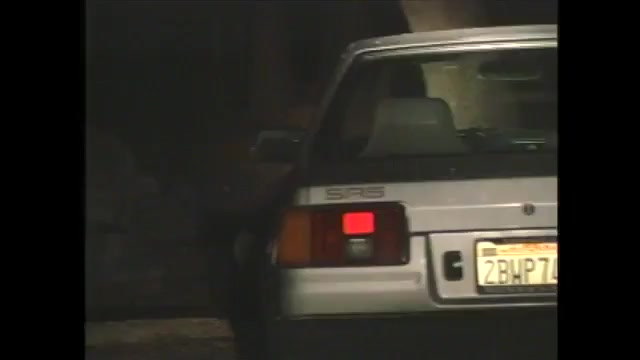
#> input picture production/monarch-cam/review/source_000.jpg, 640 x 360 px
$ python -i score.py   (imports and definitions only)
#> lines starting #> are read from the running program, lines starting #| are printed output that depends on the picture; after the words box and inside, x2 and y2 are one past the last pixel; in counts of white or black regions, pixels touching at a corner belong together
"""Explainable thumbnail scoring.

No black boxes: every number is a measurement with a documented ideal band, and the
weights are printed alongside the score so a client can argue with them.

The single most predictive metric here is `mobile_survival`: a thumbnail is judged at
~168x94 px in a phone feed, so we downsample to exactly that, blow it back up, and
correlate with the original. If the shape does not survive that round trip, the idea is
too detailed to work, no matter how good it looks at full size.
"""
from __future__ import annotations

import numpy as np
from PIL import Image

FEED_W, FEED_H = 168, 94          # YouTube mobile feed thumbnail
SAFE = 0.05                       # title-safe margin
BADGE_ZONE = (0.80, 1.0, 0.86, 1.0)   # bottom-right: duration overlay

WEIGHTS = {
    "mobile_survival": 0.30,
    "contrast": 0.20,
    "focal_gravity": 0.20,
    "palette_discipline": 0.15,
    "accent_presence": 0.15,
}


def _luma(im: Image.Image) -> np.ndarray:
    a = np.asarray(im.convert("RGB"), dtype=np.float64) / 255.0
    return 0.2126 * a[..., 0] + 0.7152 * a[..., 1] + 0.0722 * a[..., 2]


def _resize(a: np.ndarray, size) -> np.ndarray:
    return np.asarray(Image.fromarray(a).resize(size, Image.LANCZOS), dtype=np.float64)


def _corr(a: np.ndarray, b: np.ndarray) -> float:
    a = a.ravel() - a.mean()
    b = b.ravel() - b.mean()
    d = np.sqrt((a * a).sum() * (b * b).sum())
    return float((a * b).sum() / d) if d else 0.0


def _band(value: float, lo: float, hi: float, soft: float) -> float:
    """1.0 inside [lo, hi], falling to 0 over `soft` outside it."""
    if lo <= value <= hi:
        return 1.0
    d = lo - value if value < lo else value - hi
    return max(0.0, 1.0 - d / soft)


def metrics(im: Image.Image) -> dict:
    w, h = im.size
    g = _luma(im)

    # 1. feed survival — downsample to the real feed size and correlate back
    small = _resize(g, (FEED_W, FEED_H))
    back = _resize(small, (w, h))
    survival = _corr(g, back)

    # 2. contrast — normalised RMS luminance spread
    contrast = float(g.std() * 2.2)          # 0.45 std ~= full marks

    # 3. focal gravity — where the detail lives. Good thumbs load the centre-left
    #    (text) and centre-right (face) and keep the outer frame quiet.
    gy, gx = np.gradient(g)
    edge = np.hypot(gx, gy)
    cw = edge[int(h * 0.12):int(h * 0.88), int(w * 0.05):int(w * 0.95)]
    border = edge.sum() - cw.sum()
    focal = float(cw.sum() / (edge.sum() + 1e-9))

    # 4. palette discipline — how many distinct hues fight for attention
    rgb = np.asarray(im.convert("RGB"), dtype=np.float64) / 255.0
    mx, mn = rgb.max(axis=2), rgb.min(axis=2)
    sat = (mx - mn) / (mx + 1e-6)
    vivid = sat > 0.35
    if vivid.sum() > 0:
        hue = _hue(rgb)[vivid]
        hist, _ = np.histogram(hue, bins=18, range=(0, 360))
        p = hist / hist.sum()
        p = p[p > 0]
        entropy = float(-(p * np.log2(p)).sum() / np.log2(18))     # 0..1
    else:
        entropy = 0.0
    accent = float(vivid.mean())                                    # share of vivid pixels

    # 5. legibility of the badge zone — keep it clean for the duration overlay
    x0, x1, y0, y1 = BADGE_ZONE
    badge_var = float(g[int(h * y0):int(h * y1), int(w * x0):int(w * x1)].std())

    return {
        "mobile_survival": survival,
        "contrast": contrast,
        "focal_gravity": focal,
        "palette_entropy": entropy,
        "accent_presence": accent,
        "badge_zone_busy": badge_var,
    }


def _hue(rgb: np.ndarray) -> np.ndarray:
    r, g, b = rgb[..., 0], rgb[..., 1], rgb[..., 2]
    mx, mn = rgb.max(axis=2), rgb.min(axis=2)
    d = mx - mn + 1e-9
    h = np.where(mx == r, ((g - b) / d) % 6, np.where(mx == g, (b - r) / d + 2, (r - g) / d + 4))
    return (h * 60.0) % 360.0


def score_image(im: Image.Image) -> dict:
    m = metrics(im)
    sub = {
        "mobile_survival": 100 * _band(m["mobile_survival"], 0.86, 1.0, 0.22),
        "contrast":        100 * min(1.0, m["contrast"] / 0.45),
        "focal_gravity":   100 * _band(m["focal_gravity"], 0.55, 0.85, 0.30),
        "palette_discipline": 100 * _band(m["palette_entropy"], 0.0, 0.55, 0.45),
        "accent_presence": 100 * _band(m["accent_presence"], 0.02, 0.22, 0.12),
    }
    total = sum(WEIGHTS[k] * v for k, v in sub.items())
    fails = []
    if m["mobile_survival"] < 0.70:
        fails.append("does not survive the 168x94 feed downsample")
    if m["badge_zone_busy"] > 0.34:
        fails.append("bottom-right is busy; the duration overlay will collide")
    return {
        "score": round(total, 1),
        "grade": _grade(total),
        "subscores": {k: round(v, 1) for k, v in sub.items()},
        "raw": {k: round(v, 4) for k, v in m.items()},
        "hard_fails": fails,
    }


def _grade(s: float) -> str:
    return "A" if s >= 85 else "B" if s >= 72 else "C" if s >= 58 else "D"


def rank(items: dict) -> list:
    """items: {name: PIL.Image} -> ranked list of (name, report)."""
    rows = [(n, score_image(im)) for n, im in items.items()]
    return sorted(rows, key=lambda r: -r[1]["score"])

>>> from PIL import Image
>>> picture = Image.open('../../production/monarch-cam/review/source_000.jpg')
#> picture is the input picture: PIL image 640x360 RGB; mean R, G, B 44.9, 42.4, 36.4
>>> result = metrics(picture)
#> in _resize, `return np.asarray(Image.fromarray(a).resize(size, Image.LANCZOS), dtyp..`:
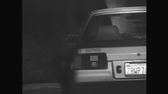
#> returned value: shape (94, 168) float64; min -0.046, max 1.04, mean 0.167; drawn with min black and max white
#> in _corr, `d = np.sqrt((a * a).sum() * (b * b).sum())`: d = 7256.1
#> in metrics, `survival = _corr(g, back)`: survival = 0.992
#> in metrics, `contrast = float(g.std() * 2.2)`: contrast = 0.392
#> in metrics, `gy, gx = np.gradient(g)`:
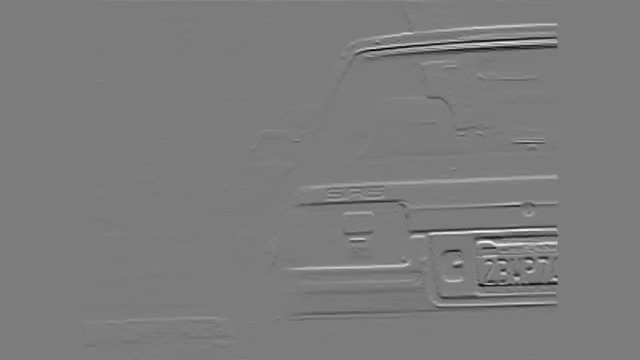
#> gy: shape (360, 640) float64; min -0.305, max 0.319, mean 2.15e-05; drawn with min black and max white
#> in metrics, `gy, gx = np.gradient(g)`:
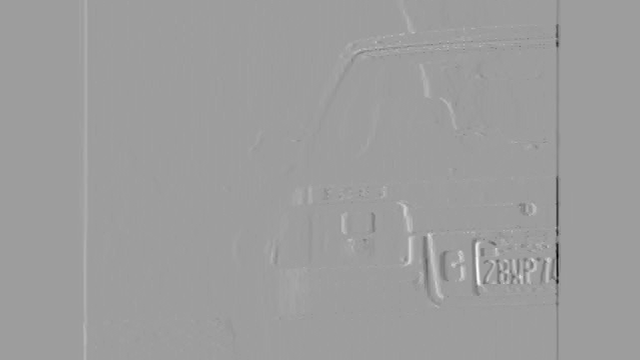
#> gx: shape (360, 640) float64; min -0.422, max 0.26, mean -1.04e-20; drawn with min black and max white
#> in metrics, `cw = edge[int(h * 0.12):int(h * 0.88), int(w * 0.05):int(w * 0.95)]`:
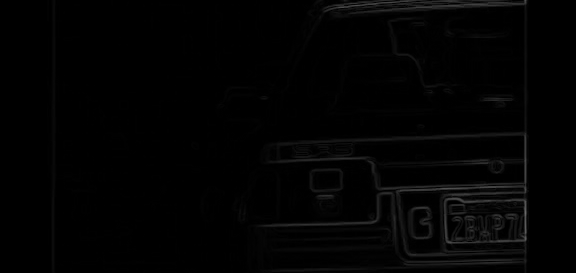
#> cw: shape (273, 576) float64; min 0, max 0.422, mean 0.0116
#> in metrics, `border = edge.sum() - cw.sum()`: border = 327.9
#> in metrics, `focal = float(cw.sum() / (edge.sum() + 1e-9))`: focal = 0.848
#> in metrics, `sat = (mx - mn) / (mx + 1e-6)`:
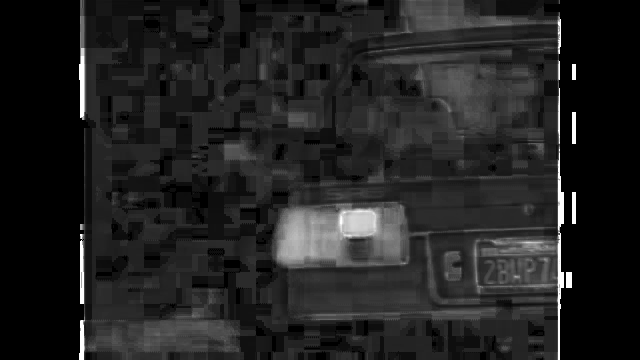
#> sat: shape (360, 640) float64; min 0, max 1, mean 0.134
#> in metrics, `vivid = sat > 0.35`:
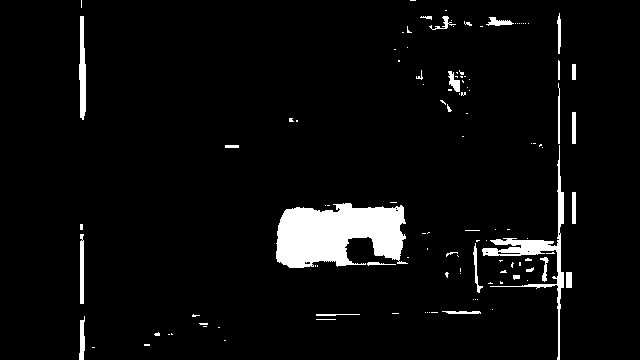
#> vivid: shape (360, 640) bool; 4.8% white; 117 white regions (88 under 20 px), largest, box (x1, y1, x2, y2) and area: (276, 203, 408, 268) 6236, (482, 145, 564, 360) 1751, (79, 16, 86, 120) 544
#> in _hue, `h = np.where(mx == r, ((g - b) / d) % 6, np.where(mx == g, (b - r) / d..`:
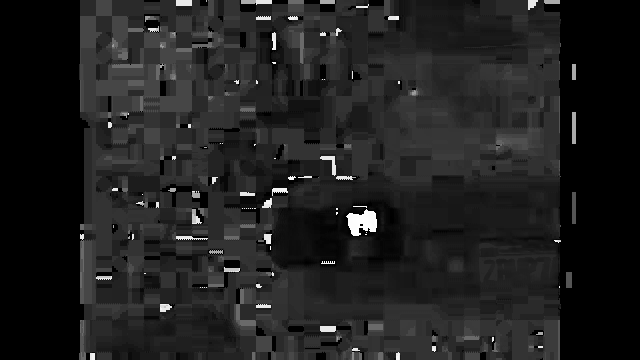
#> h: shape (360, 640) float64; min 0, max 6, mean 0.764; drawn with min black and max white
#> in metrics, `hue = _hue(rgb)[vivid]`: hue = 11130 values, max 359.7 at index 3607, min 0 at index 313, mean 56.95
#> in metrics, `hist, _ = np.histogram(hue, bins=18, range=(0, 360))`: hist = 18 values, max 4281 at index 0, min 0 at index 8, mean 618.3
#> in metrics, `p = hist / hist.sum()`: p = 18 values, max 0.385 at index 0, min 0 at index 8, mean 0.0556
#> in metrics, `p = p[p > 0]`: p = [0.385, 0.259, 0.146, 0.0163, 0.0231, 0.0261, 0.0607, 0.014, 0.0173, 8.98e-05, 8.98e-05, 0.000359, 0.00171, 0.0505]
#> in metrics, `entropy = float(-(p * np.log2(p)).sum() / np.log2(18))`: entropy = 0.593
#> in metrics, `accent = float(vivid.mean())`: accent = 0.0483
#> in metrics, `badge_var = float(g[int(h * y0):int(h * y1), int(w * x0):int(w * x1)]...`: badge_var = 0.0626
#> result = {'mobile_survival': 0.992, 'contrast': 0.392, 'focal_gravity': 0.848, 'palette_entropy': 0.593, 'accent_presence': 0.0483, 'badge_zone_busy': 0.0626}

$ run again, on production/monarch-cam/review/source_003.jpg
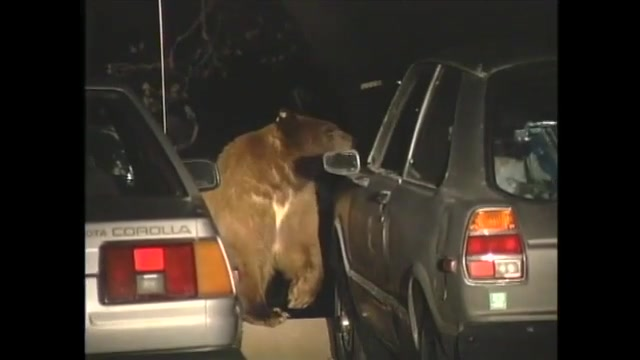
#> input picture production/monarch-cam/review/source_003.jpg, 640 x 360 px
#> picture is the input picture: PIL image 640x360 RGB; mean R, G, B 58.6, 50.3, 41.1
#> in _corr, `d = np.sqrt((a * a).sum() * (b * b).sum())`: d = 8891
#> survival = 0.991
#> contrast = 0.434
#> border = 509.3
#> focal = 0.842
#> in metrics, `vivid = sat > 0.35`:
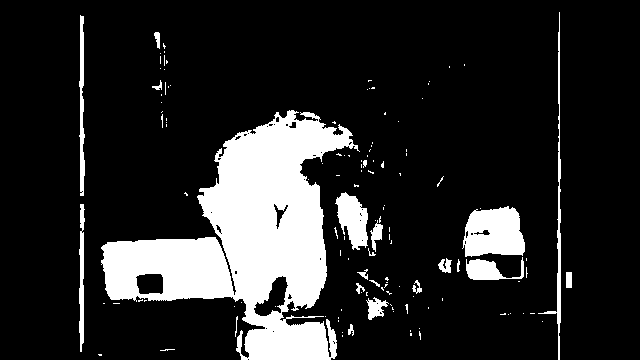
#> vivid: shape (360, 640) bool; 16% white; 129 white regions (107 under 20 px), largest, box (x1, y1, x2, y2) and area: (101, 110, 360, 360) 28766, (462, 206, 525, 257) 2485, (335, 192, 368, 250) 1194
#> in _hue, `h = np.where(mx == r, ((g - b) / d) % 6, np.where(mx == g, (b - r) / d..`:
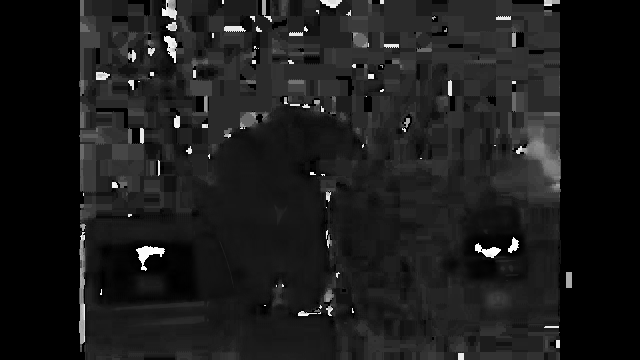
#> h: shape (360, 640) float64; min 0, max 5.99, mean 0.662; drawn with min black and max white
#> hist = 18 values, max 26335 at index 1, min 0 at index 14, mean 2050.6
#> in metrics, `p = hist / hist.sum()`: p = 18 values, max 0.713 at index 1, min 0 at index 14, mean 0.0556
#> in metrics, `p = p[p > 0]`: p = [0.185, 0.713, 0.0421, 0.00279, 0.00347, 0.00954, 0.00821, 0.00588, 0.00206, 0.000325, 0.0019, 0.00252, 0.00707, 0.000894, 0.000813, 0.0143]
#> entropy = 0.341
#> accent = 0.16
#> badge_var = 0.118
#> result = {'mobile_survival': 0.991, 'contrast': 0.434, 'focal_gravity': 0.842, 'palette_entropy': 0.341, 'accent_presence': 0.16, 'badge_zone_busy': 0.118}

$ run again, on production/monarch-cam/review/source_015.jpg
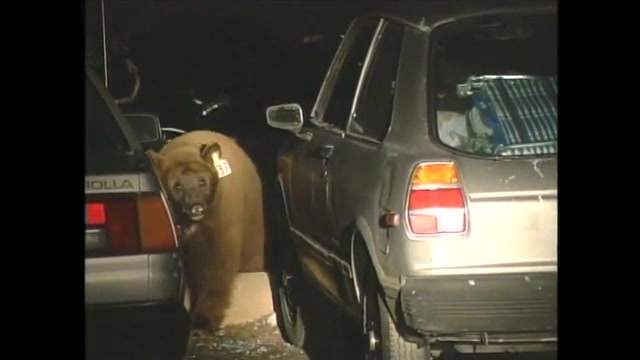
#> input picture production/monarch-cam/review/source_015.jpg, 640 x 360 px
#> picture is the input picture: PIL image 640x360 RGB; mean R, G, B 61.4, 57, 47.1
#> in _corr, `d = np.sqrt((a * a).sum() * (b * b).sum())`: d = 12385
#> survival = 0.992
#> contrast = 0.513
#> border = 660.5
#> focal = 0.821
#> in metrics, `vivid = sat > 0.35`:
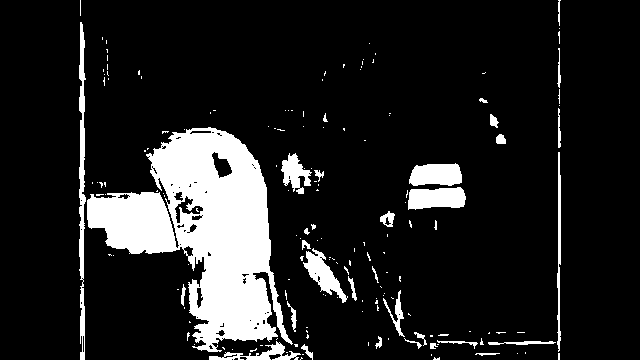
#> vivid: shape (360, 640) bool; 13.3% white; 169 white regions (136 under 20 px), largest, box (x1, y1, x2, y2) and area: (87, 127, 293, 352) 22036, (79, 22, 86, 360) 1444, (408, 187, 466, 210) 1078
#> in _hue, `h = np.where(mx == r, ((g - b) / d) % 6, np.where(mx == g, (b - r) / d..`:
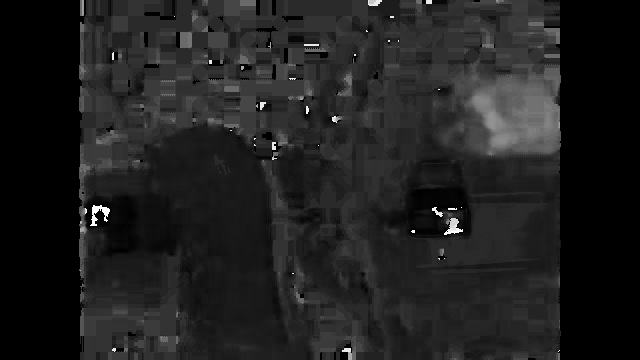
#> h: shape (360, 640) float64; min 0, max 5.99, mean 0.759; drawn with min black and max white
#> hist = 18 values, max 20843 at index 1, min 0 at index 14, mean 1701.9
#> in metrics, `p = hist / hist.sum()`: p = 18 values, max 0.68 at index 1, min 0 at index 14, mean 0.0556
#> in metrics, `p = p[p > 0]`: p = [0.126, 0.68, 0.124, 0.0123, 0.0046, 0.0077, 0.0253, 0.0047, 0.0015, 0.00431, 0.00219, 0.000424, 0.000392, 3.26e-05, 6.53e-05, 0.00591]
#> entropy = 0.381
#> accent = 0.133
#> badge_var = 0.127
#> result = {'mobile_survival': 0.992, 'contrast': 0.513, 'focal_gravity': 0.821, 'palette_entropy': 0.381, 'accent_presence': 0.133, 'badge_zone_busy': 0.127}

$ run again, on production/monarch-cam/review/source_020.jpg
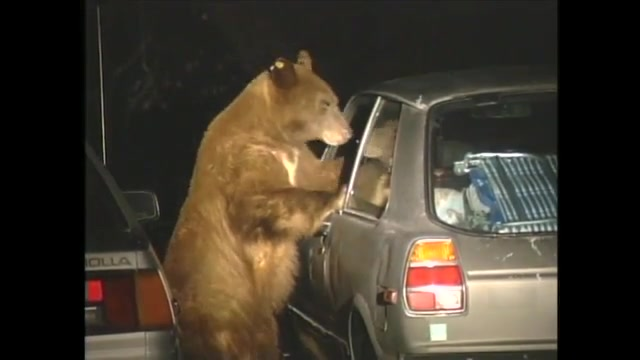
#> input picture production/monarch-cam/review/source_020.jpg, 640 x 360 px
#> picture is the input picture: PIL image 640x360 RGB; mean R, G, B 67.4, 58.7, 46.2
#> in _corr, `d = np.sqrt((a * a).sum() * (b * b).sum())`: d = 11026.2
#> survival = 0.992
#> contrast = 0.484
#> border = 500.1
#> focal = 0.859
#> vivid: shape (360, 640) bool; 22% white; 108 white regions (79 under 20 px), largest, box (x1, y1, x2, y2) and area: (87, 48, 356, 360) 41969, (352, 155, 392, 218) 1349, (406, 264, 464, 288) 1116
#> in _hue, `h = np.where(mx == r, ((g - b) / d) % 6, np.where(mx == g, (b - r) / d..`:
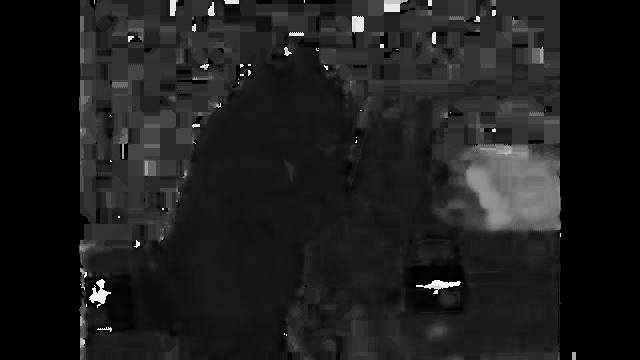
#> h: shape (360, 640) float64; min 0, max 5.99, mean 0.713; drawn with min black and max white
#> hist = 18 values, max 42185 at index 1, min 0 at index 14, mean 2821.6
#> in metrics, `p = hist / hist.sum()`: p = 18 values, max 0.831 at index 1, min 0 at index 14, mean 0.0556
#> in metrics, `p = p[p > 0]`: p = [0.0821, 0.831, 0.0448, 0.00543, 0.00307, 0.00512, 0.00827, 0.00439, 0.00148, 0.000906, 0.004, 0.000591, 0.00142, 0.000177, 0.000118, 0.00752]
#> entropy = 0.251
#> accent = 0.22
#> badge_var = 0.237
#> result = {'mobile_survival': 0.992, 'contrast': 0.484, 'focal_gravity': 0.859, 'palette_entropy': 0.251, 'accent_presence': 0.22, 'badge_zone_busy': 0.237}
